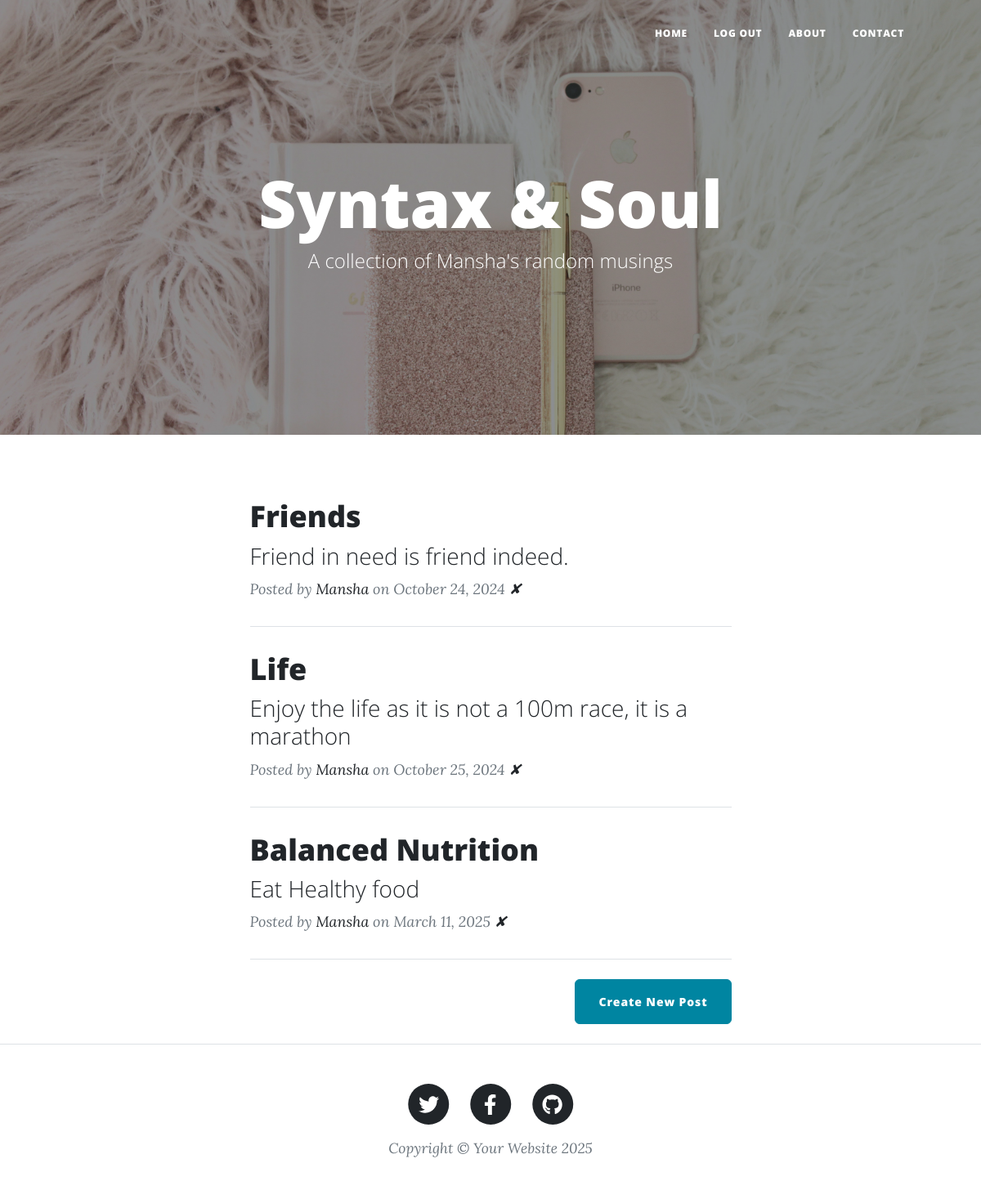
Screenshot of / (signed in) with the database file from the repository.
### main.py (models this page shows)
class BlogPost(db.Model):
    __tablename__ = "blog_posts"
    id: Mapped[int] = mapped_column(Integer, primary_key=True)
    author_id: Mapped[int] = mapped_column(Integer, db.ForeignKey("Users.id"))
    author = relationship("User", back_populates="posts")
    title: Mapped[str] = mapped_column(String(250), unique=True, nullable=False)
    subtitle: Mapped[str] = mapped_column(String(250), nullable=False)
    date: Mapped[str] = mapped_column(String(250), nullable=False)
    body: Mapped[str] = mapped_column(Text, nullable=False)
    img_url: Mapped[str] = mapped_column(String(250), nullable=False)
    comments = relationship("Comment", back_populates="parent_post")

class User(UserMixin, db.Model):
    __tablename__ = "Users"
    id: Mapped[int] = mapped_column(Integer, primary_key=True)
    email: Mapped[str] = mapped_column(String(100), unique=True)
    password: Mapped[str] = mapped_column(String(100))
    name: Mapped[str] = mapped_column(String(100))
    posts = relationship("BlogPost", back_populates="author")
    comments = relationship("Comment", back_populates="comment_author")

### main.py (the view)
@app.route('/')
def get_all_posts():
    posts = []
    result = db.session.execute(db.select(BlogPost))
    posts = result.scalars().all()
    return render_template("index.html", all_posts=posts, current_user=current_user)

### main.py (called while the page is built)
@login_manager.user_loader
def load_user(user_id):
    return db.get_or_404(User, user_id)

### templates/index.html
{% include "header.html" %}
<header
  class="masthead"
  style="background-image: url('../static/assets/img/home_image.jpg')"
>
  <div class="container position-relative px-4 px-lg-5">
    <div class="row gx-4 gx-lg-5 justify-content-center">
      <div class="col-md-10 col-lg-8 col-xl-7">
        <div class="site-heading">
          <h1>Syntax & Soul</h1>
          <span class="subheading">A collection of Mansha's random musings</span>
        </div>
      </div>
    </div>
  </div>
</header>
<div class="container px-4 px-lg-5">
  <div class="row gx-4 gx-lg-5 justify-content-center">
    <div class="col-md-10 col-lg-8 col-xl-7">
      {% for post in all_posts %}
      <div class="post-preview">
        <a href="{{ url_for('show_post', post_id=post.id) }}">
          <h2 class="post-title">{{ post.title }}</h2>
          <h3 class="post-subtitle">{{ post.subtitle }}</h3>
        </a>
        <p class="post-meta">
          Posted by
          <a href="#">{{post.author.name}}</a>
          on {{post.date}}
          {% if current_user.id == 1: %}
          <a href="{{url_for('delete_post', post_id=post.id) }}">✘</a>
          {% endif %}
        </p>
      </div>
      <hr class="my-4" />
      {% endfor %}
      {% if current_user.id == 1: %}
      <div class="d-flex justify-content-end mb-4">
        <a
          class="btn btn-primary float-right"
          href="{{url_for('add_new_post')}}"
          >Create New Post</a
        >
      </div>
      {% endif %}
    </div>
  </div>
</div>
{% include "footer.html" %}

### rows the page displays
BlogPost: title "Friends", subtitle "Friend in need is friend indeed.", author.name "Mansha", date "October 24, 2024"
BlogPost: title "Life", subtitle "Enjoy the life as it is not a 100m race, it is a marathon", author.name "Mansha", date "October 25, 2024"
BlogPost: title "Balanced Nutrition", subtitle "Eat Healthy food", author.name "Mansha", date "March 11, 2025"
